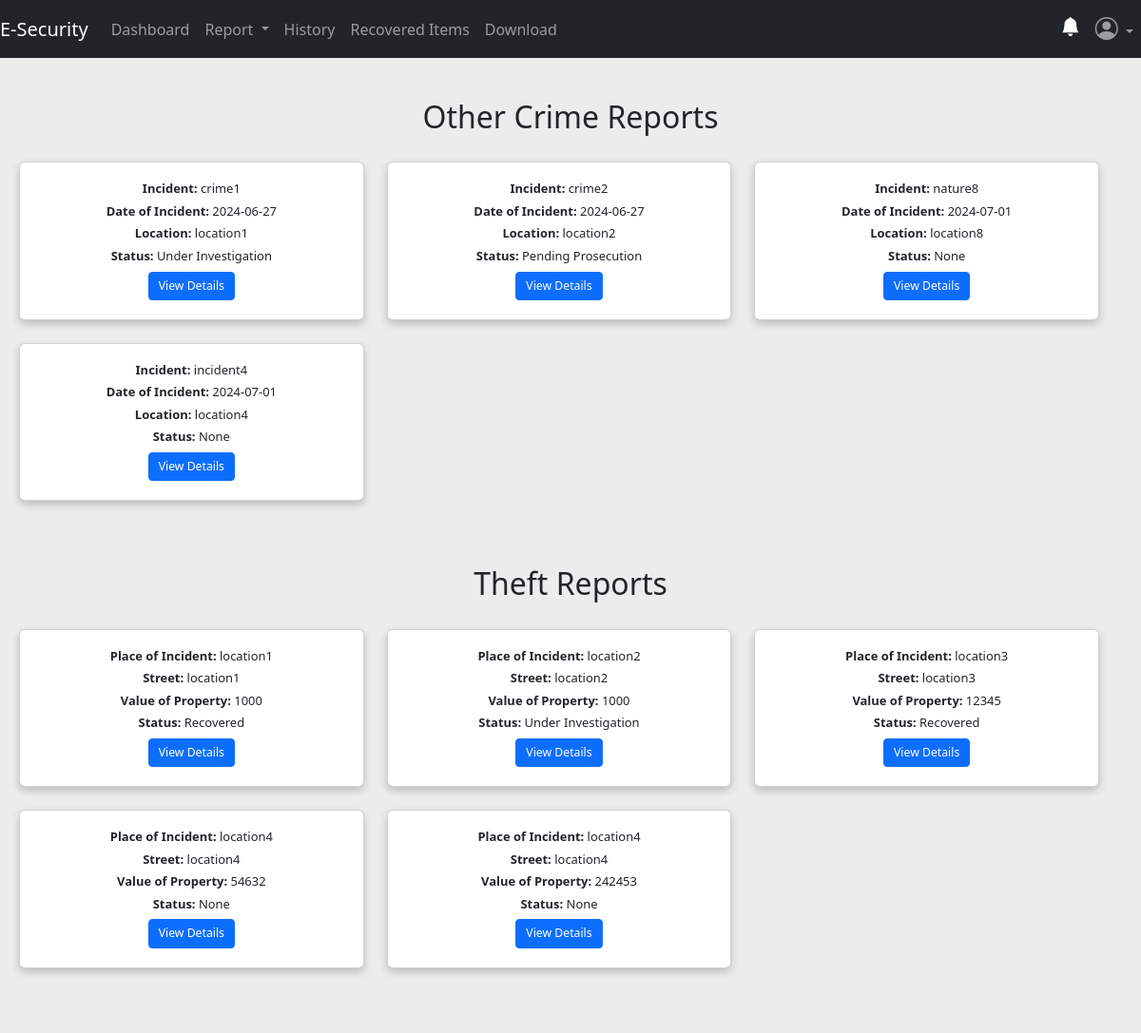
Before: /users/history (signed in) with the older database file.
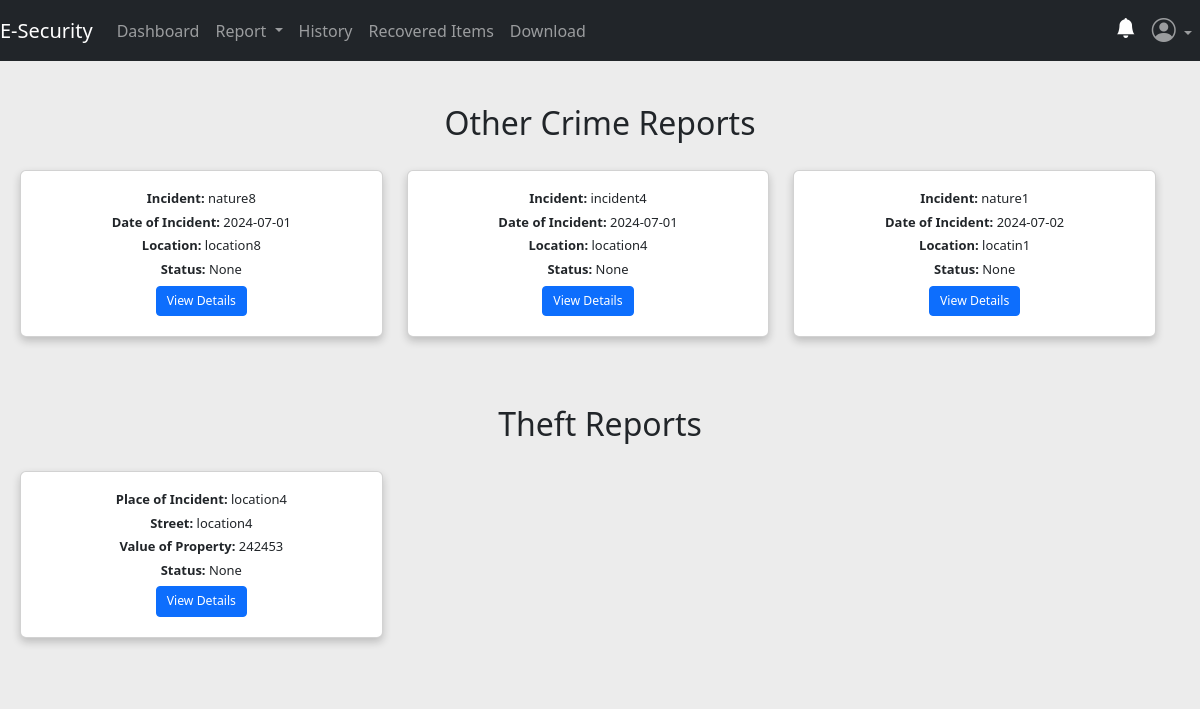
After: the same page with the newer database file.
### app/posts/models.py (models this page shows, shortened)
class Crime(db.Model, UserMixin):
    crime_id = db.Column(db.Integer, primary_key=True)
    date_of_incident = db.Column(db.String(10), nullable=False)
    issued_by = db.Column(db.String(20), nullable=True)
    time_of_incident = db.Column(db.String(10), nullable=False)
    phonenumber = db.Column(db.String(10), nullable=True)
    incident_location = db.Column(db.Text, nullable=False)
    incident_nature = db.Column(db.Text, nullable=False)
    incident_details = db.Column(db.Text, nullable=False)
    suspect_details = db.Column(db.Text, nullable=True)
    arrest_history = db.Column(db.Text, nullable=False)
    suspect_name = db.Column(db.String(10), nullable=True)
    comments = db.Column(db.Text, nullable=True)
    crime_status = db.Column(db.String(10), nullable=True)
    latitude = db.Column(db.Float)
    longitude = db.Column(db.Float)
    crime_file_upload = db.Column(db.Text, nullable=True)
    crime_file_name = db.Column(db.Text, nullable=True)
    crime_mimetype = db.Column(db.Text, nullable=True)
    date_crime_received = db.Column(db.DateTime(timezone=True), nullable=False, default=func.now())
    reporter_id = db.Column(db.Integer, db.ForeignKey('user.id'))

class Theft(db.Model, UserMixin):
    theft_id = db.Column(db.Integer, primary_key=True)
    place_of_theft = db.Column(db.String(50), nullable=False)
    street_address = db.Column(db.String(30), nullable=False)
    city = db.Column(db.String(10), nullable=False)
    date_of_theft = db.Column(db.String(10), nullable=False)
    reported_by = db.Column(db.String(10), nullable=True)
    phone_number = db.Column(db.String(10), nullable=False)
    value = db.Column(db.Integer, nullable=False)
    time_of_theft = db.Column(db.String(10), nullable=False)
    stolen_property = db.Column(db.Text, nullable=False)
    description = db.Column(db.Text, nullable=False)
    theft_status = db.Column(db.String(10), nullable=True)
    latitude = db.Column(db.Float)
    longitude = db.Column(db.Float)
    theft_file_upload = db.Column(db.Text, nullable=True)
    theft_file_name = db.Column(db.Text, nullable=True)
    theft_mimetype = db.Column(db.Text, nullable=True)
    date_theft_received = db.Column(db.DateTime(timezone=True), nullable=False, default=func.now())
    victim_id = db.Column(db.Integer, db.ForeignKey('user.id'))

### app/users/routes.py (the view)
@users.route('/users/history')
@login_required
def history():
    try:
        reporter = current_user.id
        victim = current_user.id
        crimes = Crime.query.filter_by(reporter_id=reporter).all()
        thefts = Theft.query.filter_by(victim_id=victim).all()
        return render_template('user/history.html', crimes=crimes, thefts=thefts)
    except Exception:
        flash('Unable to fetch your data. Please try again later.', 'danger')
        return render_template('user/history.html', crimes=[], thefts=[])

### app/__init__.py (called while the page is built)
@login_manager.user_loader
def load_user(user_id):
    return models.User.query.get(user_id)

### app/templates/user/history.html (shortened to what this page needs)
{% extends 'user/base.html' %}
{% block content %}
<!DOCTYPE html>
<html lang="en">
<head>
</head>
<body>
  <br class="container">
    <h2 class="text-center">Other Crime Reports</h2>
    {% if crimes %}
      <div class="row">
        {% for crime in crimes %}
          <div class="col-lg-4 col-md-6 col-sm-12">
            <div class="card mb-4 reduced-card-size">
              <div class="card-body">
                <h5 class="card-text"><strong>Incident:</strong> {{ crime.incident_nature }}</h5>
                <h5 class="card-text"><strong>Date of Incident:</strong> {{ crime.date_of_incident }}</h5>
                <h5 class="card-text"><strong>Location:</strong> {{ crime.incident_location }}</h5>
                <h5 class="card-text"><strong>Status:</strong> {{ crime.crime_status }}</h5>
                <button class="btn btn-primary btn-sm" onclick="crime_details('{{ crime.crime_id }}')">
                  View Details
                </button>
              </div>
            </div>
          </div>
        {% endfor %}
      </div>
    {% endif %}
    <h2 class="text-center">Theft Reports</h2>
    {% if thefts %}
      <div class="row">
        {% for theft in thefts %}
          <div class="col-lg-4 col-md-6 col-sm-12">
            <div class="card mb-4 reduced-card-size">
              <div class="card-body">
                <h5 class="card-text"><strong>Place of Incident:</strong> {{ theft.place_of_theft }}</h5>
                <h5 class="card-text"><strong>Street:</strong> {{ theft.street_address }}</h5>
                <h5 class="card-text"><strong>Value of Property:</strong> {{ theft.value }}</h5>
                <h5 class="card-text"><strong>Status:</strong> {{ theft.theft_status }}</h5>
                <button class="btn btn-primary btn-sm" onclick="theft_details('{{ theft.theft_id }}')">
                  View Details
                </button>
              </div>
            </div>
          </div>
        {% endfor %}
      </div>
    {% endif %}
</body>
</html>
{% endblock %}

### app/templates/user/base.html (shortened to what this page needs)
<!DOCTYPE html>
<html lang="en">
    <head>
        <link rel="stylesheet" href="{{ url_for('static', filename='css/styles.css') }}" rel="stylesheet" />
        <link rel="stylesheet" href="https://cdn.jsdelivr.net/npm/bootstrap-icons@1.11.3/font/bootstrap-icons.min.css" />
        <link href="https://cdn.jsdelivr.net/npm/bootstrap@5.3.3/dist/css/bootstrap.min.css" rel="stylesheet" />
    </head>
    <body>
        <nav class="navbar navbar-expand-md navbar-dark bg-dark fixed-top">
            <a class="navbar-brand nav-link active" href="{{ url_for('main.home_page') }}">E-Security </a>
            <div class="collapse navbar-collapse" id="navbarSupportedContent">
                {% if current_user.is_authenticated %}
                <ul class="navbar-nav">
                    <li class="new-item active">
                        <a class="nav-link" href="{{ url_for('users.user_dashboard') }}">Dashboard</a>
                    </li>
                    <li class="nav-item dropdown">
                        <a class="nav-link dropdown-toggle" href="#" role="button" data-bs-toggle="dropdown" aria-expanded="false">
                            Report
                        </a>
                    </li>
                    <li class="nav-item">
                        <a class="nav-link" href="{{ url_for('users.history') }}">History</a>
                    </li>
                    <li class="nav-item">
                        <a class="nav-link" href="{{ url_for('users.recovered') }}">Recovered Items</a>
                    </li>
                    <li class="nav-item">
                        <a class="nav-link" href="{{ url_for('users.download') }}">Download</a>
                    </li>
                </ul>
                <ul class="navbar-nav ms-auto">
                    <li class="nav-item">
                        <a class="nav-link" href="{{ url_for('users.notification') }}"><i class="bi bi-bell-fill h5" style="color: white;"></i></a>
                    </li>
                    <li class="nav-item dropdown">
                        <a class="nav-link dropdown-toggle" href="#" role="button" data-bs-toggle="dropdown" aria-expanded="false">
                            <i class="bi bi-person-circle h4"></i>
                        </a>
                    </li>
                </ul>
                {% endif %}
            </div>
        </nav>
        {% block content %} {% endblock content %}
        <br>
    </body>
</html>

### app/static/css/styles.css (style rules this page uses)
html,body { height: 100%; width: 100%; padding-top: 40px; }
.row { display: flex; flex-wrap: wrap; width: 100%; padding: 20px; }
.row:after { content: ""; display: table; clear: both; }
.card { box-shadow: 0 4px 8px 0 rgba(0, 0, 0, 0.2); padding: 16px; text-align: center; background-color: #f1f1f1; }

### app/templates/user/history.html (style rules this page uses)
body { background-color: #ececec; }
.reduced-card-size { padding: 10px; margin-bottom: 10px; font-size: 0.9em; }
.reduced-card-size .card-body { padding: 10px; }
.reduced-card-size .card-text { font-size: 0.9em; }
.reduced-card-size .btn { padding: 5px 10px; font-size: 0.85em; }

Changed rows visible on the page:
removed Crime: incident_nature "crime1", date_of_incident "2024-06-27", incident_location "location1", crime_status "Under Investigation"
removed Crime: incident_nature "crime2", date_of_incident "2024-06-27", incident_location "location2", crime_status "Pending Prosecution"
removed Theft: place_of_theft "location1", street_address "location1", value "1000", theft_status "Recovered"
removed Theft: place_of_theft "location2", street_address "location2", value "1000", theft_status "Under Investigation"
removed Theft: place_of_theft "location3", street_address "location3", value "12345", theft_status "Recovered"
removed Theft: place_of_theft "location4", street_address "location4", value "54632", theft_status "None"
added Crime: incident_nature "nature1", date_of_incident "2024-07-02", incident_location "locatin1", crime_status "None"
